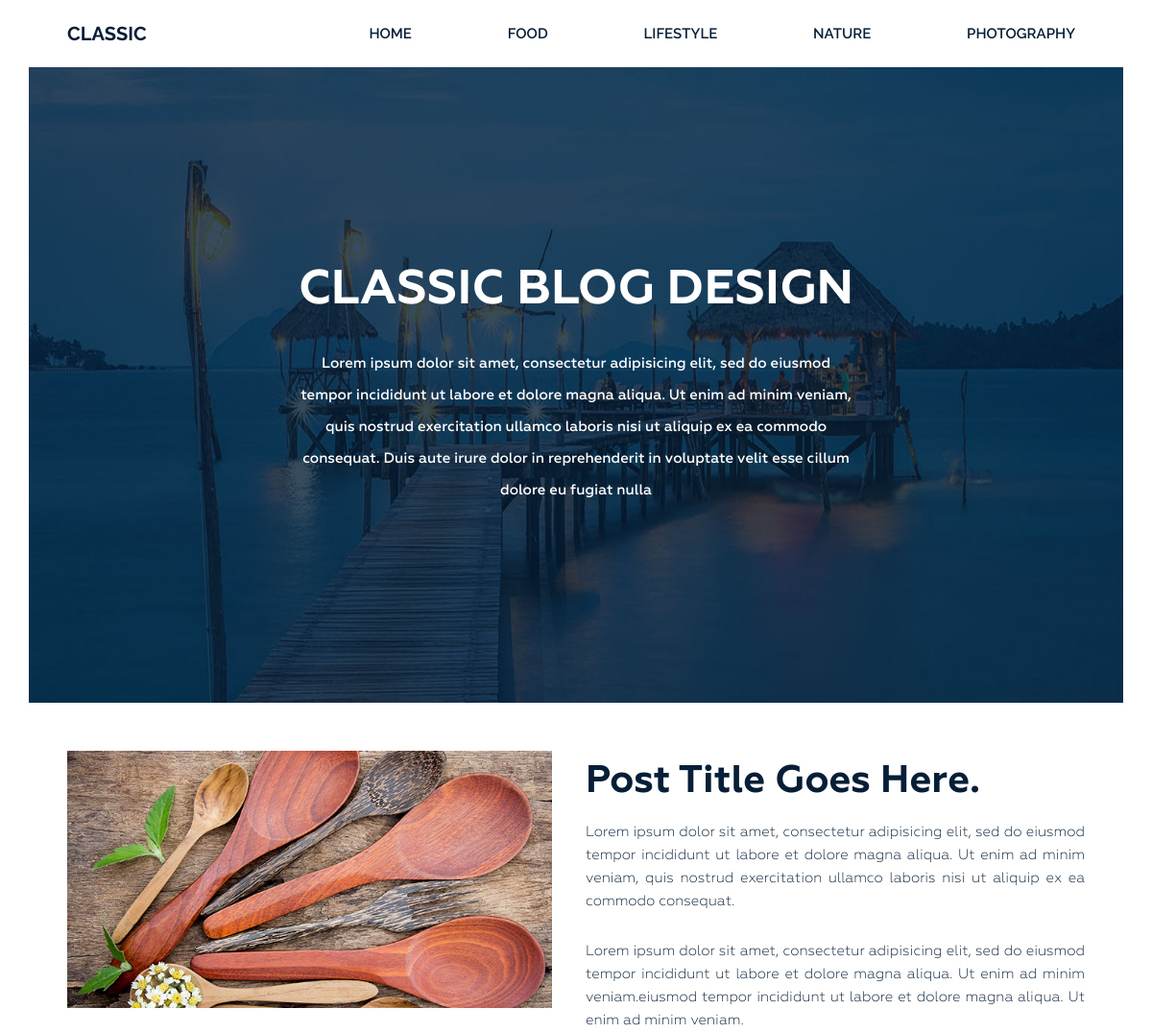
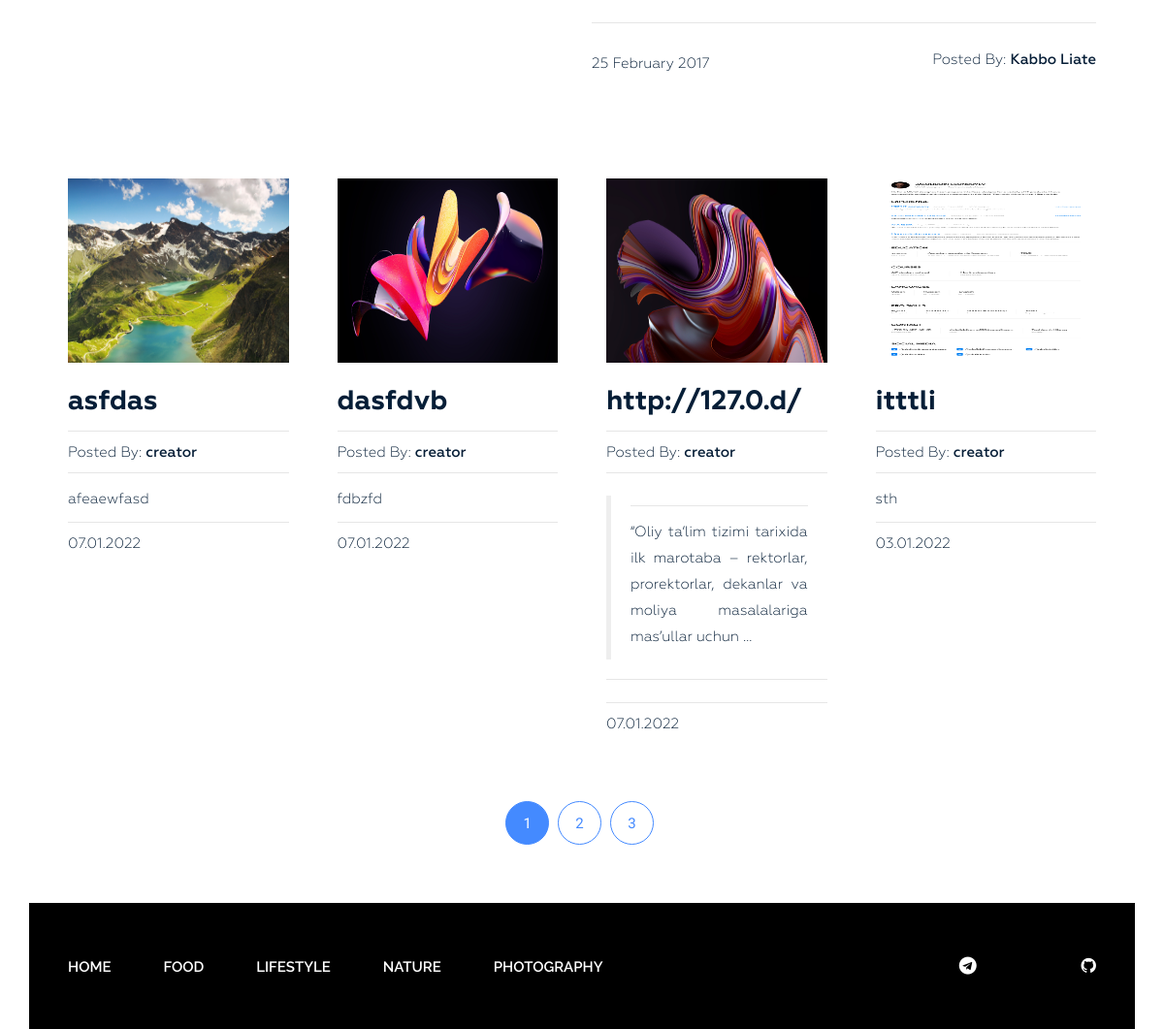
The page / on the database its author committed (2 pictures, top to bottom).
### myapp/models.py (models this page shows, shortened)
class  Category(models.Model):
    title = models.CharField(max_length=100)
    slug = models.SlugField(max_length=100, unique=True)
    class Meta:
        ordering = ['title']

class Block(models.Model):
    photo = models.ImageField(upload_to='photos/%y/%m/%d/')
    title = models.CharField(max_length=100)
    slug = models.SlugField(max_length=50, unique=True)
    aftor = models.ForeignKey('auth.User', on_delete=models.CASCADE)
    content = models.TextField(blank=True)
    created_at = models.DateTimeField(auto_now_add=True)
    view = models.IntegerField(default=1)
    category = models.ForeignKey( Category, on_delete=models.PROTECT)
    tag = models.ManyToManyField(Teg, related_name='posts')
    class Meta:
        ordering = ['title']

### myapp/views.py (the view)
# urls.py: path('', BlockPageView.as_view(), name='main'),
class BlockPageView(ListView):
    model = Block
    template_name = 'index.html'
    paginate_by = 4

### myapp/templatetags/menu.py (called while the page is built)
@register.inclusion_tag('menu_tpl.html')
def show_menu(menu_class='menu'):
    categories = Category.objects.all()
    return {'categories': categories, 'menu_class': menu_class}

### templates/index.html (shortened to what this page needs)
{% load static %}
<!DOCTYPE html>
<html lang="uz">
<head>
    <link rel="stylesheet" href="{% static 'css/bootstrap.css' %}">
    <link rel="stylesheet" href="{% static 'css/font-awesome.min.css' %}">
    <link rel="stylesheet" href="{% static 'css/owl.carousel.min.css' %}">
    <link rel="stylesheet" href="{% static 'css/owl.theme.default.min.css' %}">
    <link rel="stylesheet" href="{% static 'style.css' %}">
    <link rel="stylesheet" href="{% static 'responsive.css' %}">
</head>
<body>
    <div class="wrapper">
        {% include 'menu/header.html' %}
        <section class="bg-text-area">
            <div class="container">
                <div class="row">
                    <div class="col-md-12">
                        <div class="bg-text">
                            <h3>Classic BLOG Design</h3>
                            <p>Lorem ipsum dolor sit amet, consectetur adipisicing elit, sed do eiusmod tempor incididunt ut labore et dolore magna aliqua. Ut enim ad minim veniam, quis nostrud exercitation ullamco laboris nisi ut aliquip ex ea commodo consequat. Duis aute irure dolor in reprehenderit in voluptate velit esse cillum dolore eu fugiat nulla </p>
                        </div>
                    </div>
                </div>
            </div>
        </section>
        <section class="blog-post-area">
            <div class="container">
                <div class="row">
                    <div class="blog-post-area-style">
                            <div class="col-md-12">
                                <div class="single-post-big">
                                    <div class="big-image">
                                        <img src="{% static 'img/post-image1.jpg' %}" alt="">
                                    </div>
                                    <div class="big-text">
                                        <h3><a href="#">Post Title Goes Here.</a></h3>
                                        <p>Lorem ipsum dolor sit amet, consectetur adipisicing elit, sed do eiusmod tempor incididunt ut labore et dolore magna aliqua. Ut enim ad minim veniam, quis nostrud exercitation ullamco laboris nisi ut aliquip ex ea commodo consequat.</p>
                                        <p>Lorem ipsum dolor sit amet, consectetur adipisicing elit, sed do eiusmod tempor incididunt ut labore et dolore magna aliqua. Ut enim ad minim veniam.eiusmod tempor incididunt ut labore et dolore magna aliqua. Ut enim ad minim veniam.</p>
                                        <h4><span class="date">25 February 2017</span><span class="author">Posted By: <span class="author-name">Kabbo Liate</span></span>
                                        </h4>
                                    </div>
                                </div>
                            </div>
                        {% for block in object_list %}
                            <div class="col-md-3">
                                <div class="single-post">
                                    <img width="300" height="190" src="{{ block.photo.url }}" alt="">
                                    <h3><a href="{% url 'page' block.slug %}">{{ block.title }}</a></h3>
                                    <h4><span>Posted By: <span class="author-name">{{ block.aftor }}</span></span>
                                    </h4>
                                    <p>{{ block.content|safe|truncatewords_html:15 }}</p>
                                    <h4><span>{{ block.created_at|date:"d.m.Y" }}</span></h4>
                                </div>
                            </div>
                        {% endfor %}
                    </div>
                </div>
            </div>
            {% if page_obj.has_other_pages %}
            <div class="pegination">
                <div class="nav-links">
                    {% for p in page_obj.paginator.page_range %}
                        {% if page_obj.number == p %}
                        <span class="page-numbers current">{{ p }}</span>
                        {% elif p > page_obj.number|add:-3 and p < page_obj.number|add:3 %}
                            <a class="page-numbers" href="?page={{ p }}">{{ p }}</a>
                        {% endif %}
                    {% endfor %}
                </div>
            </div>
            {% endif %}
        </section>
        {% include 'menu/footer.html' %}
    </div>
</body>
</html>

### templates/menu/header.html
{% load menu %}
<header class="header">
            <div class="container">
                <div class="row">
                    <div class="col-md-2">
                        <div class="logo">
                            <h2><a href="#">Classic</a></h2>
                        </div>
                    </div>
                    <div class="col-md-10">
                        {% show_menu %}
                    </div>
                </div>
            </div>
        </header>

### templates/menu_tpl.html
<div class="{{ menu_class }}">
    <ul>
        <li><a href="{% url 'main' %}">Home</a> </li>
        {% for item in categories %}
        <li><a href="{% url 'category' item.slug %}">{{ item.title }}</a></li>
        {% endfor %}
    </ul>
</div>

### templates/menu/footer.html
{% load menu %}
<footer class="footer">
            <div class="container">
                <div class="row">
                    <div class="col-md-12">
                        <div class="footer-bg">
                            <div class="row">
                                <div class="col-md-9">
                                    {% show_menu 'footer-menu' %}
                                </div>
                                <div class="col-md-3">
                                    <div class="footer-icon">
                                        <p><a href="!"><i class="fa fa-telegram" aria-hidden="true"></i>
                                        </a><a href="#"><i class="fa fa-web" aria-hidden="true"></i>
                                        </a><a href="#"><i class="fa fa-github" aria-hidden="true"></i>
                                        </a></p>
                                    </div>
                                </div>
                            </div> .
                        </div>
                    </div>
                </div>
            </div>
        </footer>

### rows shown on the page
Category: title "FOOD"
Category: title "LIFESTYLE"
Category: title "NATURE"
Category: title "PHOTOGRAPHY"
Block: photo (picture), title "asfdas", aftor "creator", content "afeaewfasd", created_at "07.01.2022"
Block: photo (picture), title "dasfdvb", aftor "creator", content "fdbzfd", created_at "07.01.2022"
Block: photo (picture), title "http://127.0.d/", aftor "creator", content "“Oliy ta’lim tizimi tarixida ilk marotaba – rektorlar, prorektorlar, dekanlar va moliya masalalariga mas’ullar uchun …", created_at "07.01.2022"
Block: photo (picture), title "itttli", aftor "creator", content "sth", created_at "03.01.2022"

### other values the page prints
{{ p }} "1"
{{ p }} "2" "3"
